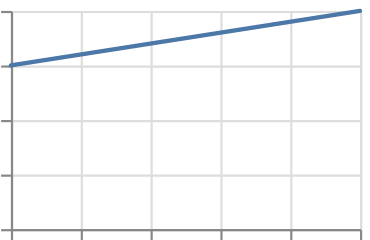

Express this chart as Vega-Lite.
### Vega-Lite specification from a JSON file in a GitHub repository (floating-point values rounded to 4 significant figures)
{"$schema": "https://vega.github.io/schema/vega-lite/v6.json", "padding": 5, "autosize": "none", "data": {"values": [{"c": "A", "x": 1, "y": null, "s": 3, "t": "2024-01-01"}, {"c": "B", "x": 2, "y": 3, "s": 5, "t": "2024-02-01"}, {"c": "C", "x": 3, "y": 4, "s": 6, "t": "2024-03-01"}, {"c": "D", "x": 4, "y": null, "s": 7, "t": "2024-04-01"}]}, "width": 160, "height": 100, "mark": {"type": "trail", "invalid": "filter"}, "encoding": {"x": {"field": "x", "type": "quantitative"}, "y": {"field": "y", "type": "quantitative"}}}
